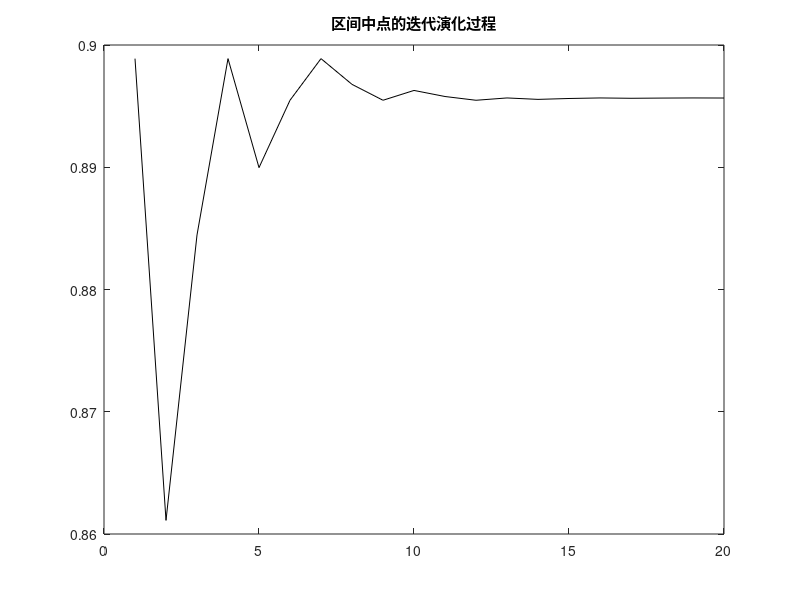

MATLAB code to generate this figure:
% 例程 2.9  黄金分割法的收敛性验证
%  函数：y = (1.6*sin(x)) - x
%  由区间搜索法确定的初始区间
L = 0.16;
xh = 1.12;
xl = xh - (2*L);
%  在定位区间内绘制函数曲线
x = xl: 0.01: xh;
y = (1.6*sin(x)) - x;
vm = zeros(1, 20);  %  预分配向量内存（存储20次迭代的区间中点值）
D = 2*L;
r = (3 - sqrt(5))/2;  %  黄金分割系数（黄金分割比的互补值，≈0.382）
for n = 1:20  %  限定搜索迭代次数为20步
    a = xl + (r*D);
    ya = (1.6*sin(a)) - a;
    b = xh - (r*D);
    yb = (1.6 *sin(b)) - b;
    if yb < ya
        xh = b;  %  若右内点函数值更小，舍弃第三个子区间，更新上界
    else
        xl = a;  %  否则舍弃第一个子区间，更新下界
    end
    D = xh - xl;
    vm(n) = (xh + xl)/2;
    %  结果可视化展示
    figure(1)
    plot(vm, 'k');
    title('区间中点的迭代演化过程');
end
